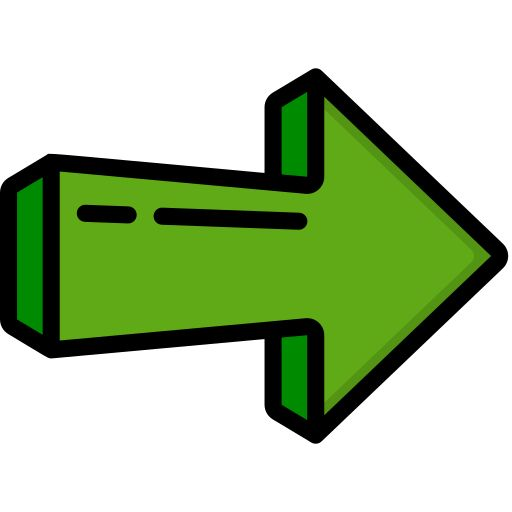
#> input picture transformacionLineal/image.jpg, 512 x 512 px
$ python main.py
#> lines starting #> are read from the running program, lines starting #| are printed output that depends on the picture
import cv2

img = cv2.imread('image.jpg',cv2.IMREAD_GRAYSCALE)
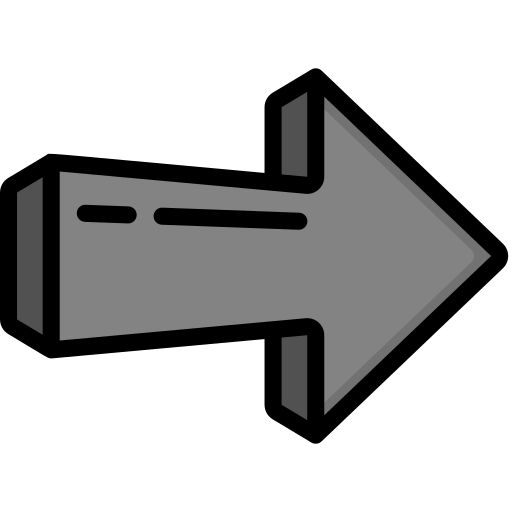
#> img: shape (512, 512); min 0, max 255, mean 186.2
# img_cw_180 = cv2.rotate(img, cv2.ROTATE_180)

rows,cols=img.shape
#> rows = 512; cols = 512
M = cv2.getRotationMatrix2D(((cols-1)/2.0,(rows-1)/2.0),90,1)
dst = cv2.warpAffine(img,M,(cols,rows))
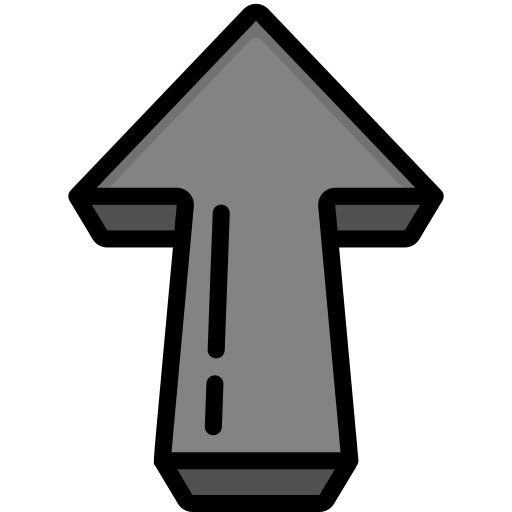
#> dst: shape (512, 512); min 0, max 255, mean 186.2

# cv2.imshow("Rotacion de 90 grados",img_cw_180)
cv2.imshow("Rotacion de 180 grados",dst)
cv2.waitKey(0)
cv2.destroyAllWindows()
